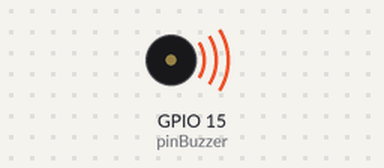
The sketch below on a simulated ESP8266 (NodeMCU). On the bench: buzzer (waves = sounding).

Above: at 0.2 s.
At 3.5 s:
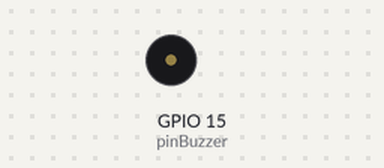
Timing chart, 0 to 5.9 s (numbered marks = the images above):
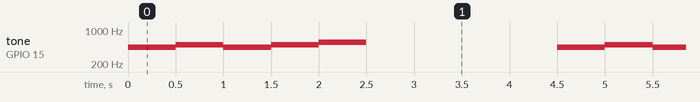

The sketch:

buzzer.ino
```cpp
#include <ESP8266WiFi.h>
#include <ESP8266WebServer.h>
#include <ezTime.h>
#include <PubSubClient.h>
#include <DHT.h>
#include <DHT_U.h>
int pinBuzzer = 15; //管脚D3连接到蜂鸣器模块的信号脚


void setup() {
  pinMode(pinBuzzer, OUTPUT); //设置pinBuzzer脚为输出状态
  Serial.begin(115200);
}

void loop() {

   //用tone()函数发出频率为frequency的波形
   tone(pinBuzzer,441);
   delay(500); //等待1000毫秒
   //用tone()函数发出频率为frequency的波形
   tone(pinBuzzer,495);
   delay(500); //等待1000毫秒
   //用tone()函数发出频率为frequency的波形
   tone(pinBuzzer,441);
   delay(500); //等待1000毫秒
   //用tone()函数发出频率为frequency的波形
   tone(pinBuzzer,495);
   delay(500); //等待1000毫秒
   //用tone()函数发出频率为frequency的波形
   tone(pinBuzzer,556);
   delay(500); //等待1000毫秒

   noTone(pinBuzzer);//停止发声
   delay(2000); //等待2000毫秒
    // Switch on the LED if an 1 was received as first character
  int i = Serial.read();
  if (i = 1) {
     noTone(pinBuzzer);   //Turn off buzzer
  }
}
```

Measured:
- by itself, tone on GPIO 15 (pinBuzzer): repeats every 4.5 s: 495 Hz 0.50 s, 441 Hz 0.50 s, 495 Hz 0.50 s, 556 Hz 0.50 s, silent 2.0 s, 441 Hz 0.50 s
